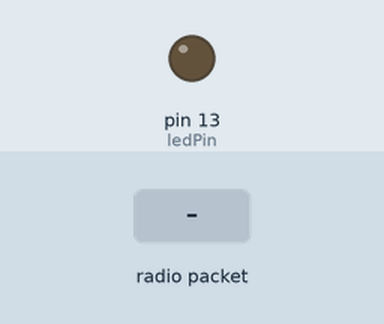
Recording of a sketch running on a simulated Arduino Uno, built with avr-gcc and run on an emulated ATmega328P. Parts: output pins drawn as LEDs (lit = HIGH). The inputs (shaded band) are chosen by the test bench. No radio packets arrive unless stated; what the sketch prints to the serial monitor is not drawn.

Above: at 1.2 s.
1.3 s: radio packet "1" arrives
At 1.36 s:
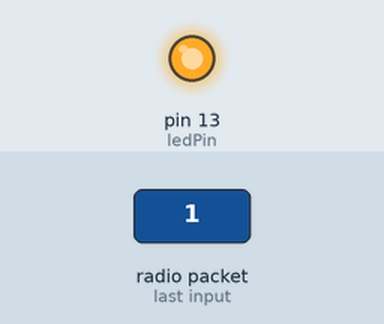
Timing chart, 0 to 4.3 s (numbered marks = the images above; inputs shaded):
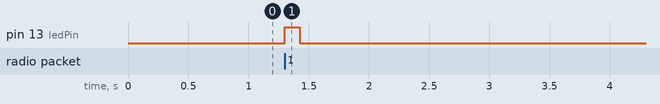

Measured:
- after the input at 1.3 s, pin 13 (ledPin): LOW → HIGH at once, → LOW 0.13 s later

The sketch:

sketch_oct24a_receptor_emisor.ino
```cpp
#include <SoftwareSerial.h>
#include <VirtualWire.h>

SoftwareSerial mySerial(8, 9); // RX, TX

const int dataPin=7;
const int ledPin=13;
uint8_t data;
uint8_t dataLength=1;

void setup() {

  vw_setup(2000);
  vw_set_rx_pin(dataPin);
  vw_rx_start();

  pinMode(ledPin,OUTPUT);
  digitalWrite(ledPin,false);
  Serial.begin(9600);

  mySerial.begin(9600);

}

void loop() {

  if (vw_get_message(&data, &dataLength)) {

    mySerial.print((char)data);

    digitalWrite(ledPin, true);
    delay(125);
    digitalWrite(ledPin, false);

    Serial.println((char)data);

  }

}
```
